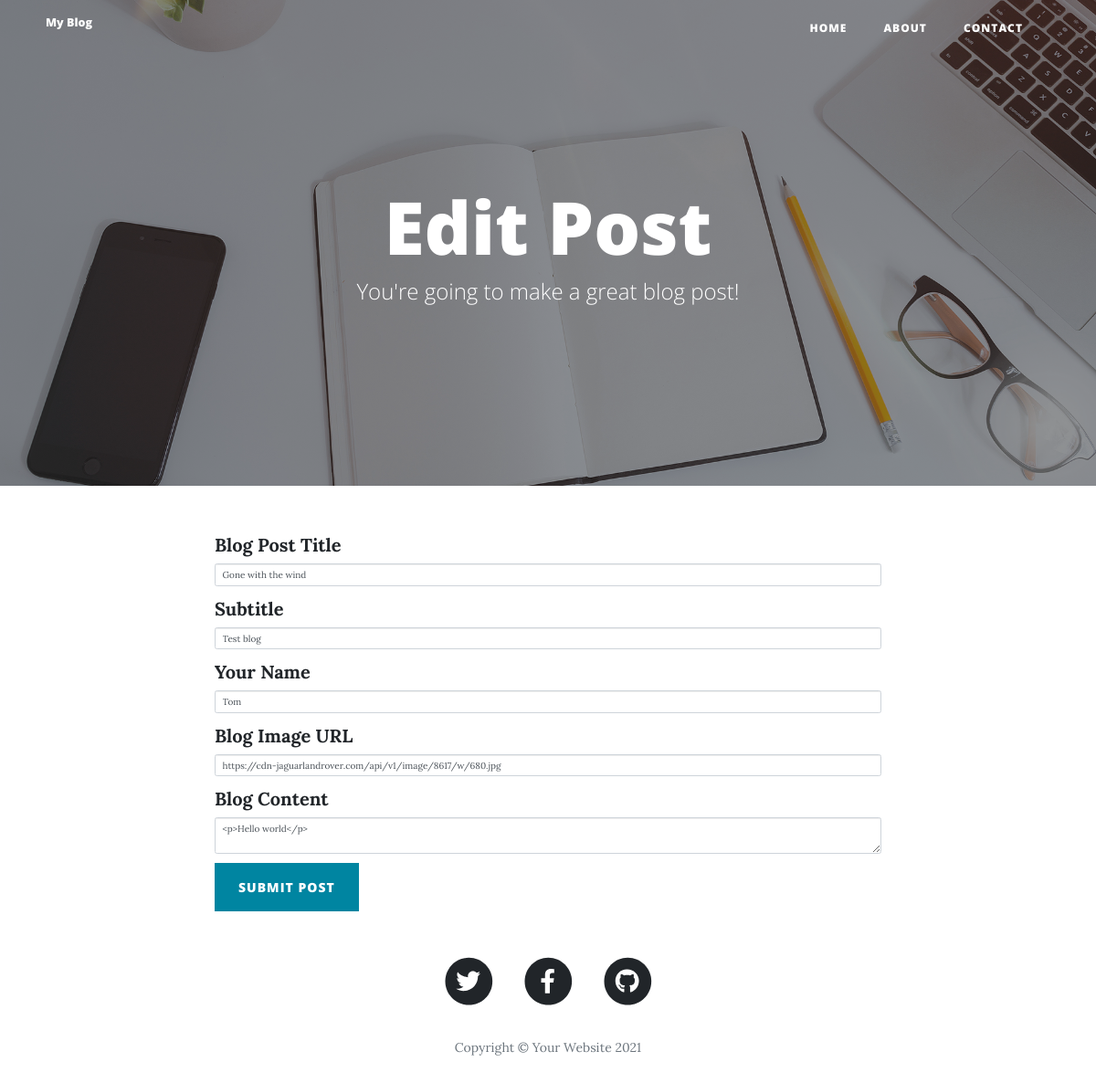
The page /edit-post/5 on the database as committed earlier.
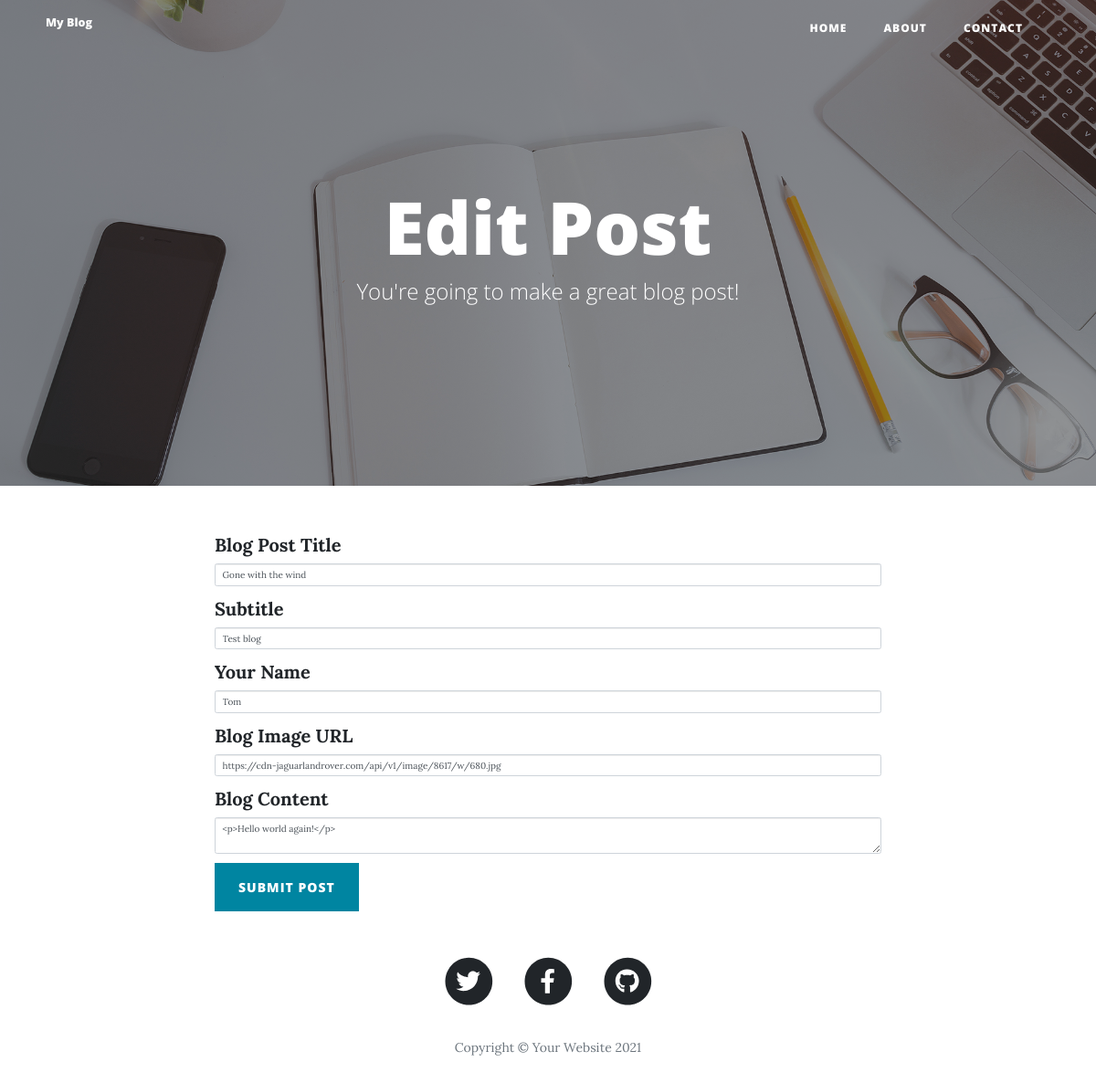
The same page on the database as committed later.
### app.py (models this page shows)
class BlogPost(db.Model):
    id = db.Column(db.Integer, primary_key=True)
    title = db.Column(db.String(250), unique=True, nullable=False)
    subtitle = db.Column(db.String(250), nullable=False)
    date = db.Column(db.String(250), nullable=False)
    body = db.Column(db.Text, nullable=False)
    author = db.Column(db.String(250), nullable=False)
    img_url = db.Column(db.String(250), nullable=False)

### app.py (the view, shortened to what this page needs)
@app.route("/edit-post/<int:post_id>", methods=["GET", "POST"])
def edit_post(post_id):
    post = BlogPost.query.get(post_id)
    edit_form = CreatePostForm(
        title=post.title,
        subtitle=post.subtitle,
        img_url=post.img_url,
        author=post.author,
        body=post.body
    )
    return render_template('create-post.html', form=edit_form, is_edit=True)

### app.py
class CreatePostForm(FlaskForm):
    title = StringField("Blog Post Title", validators=[DataRequired()])
    subtitle = StringField("Subtitle", validators=[DataRequired()])
    author = StringField("Your Name", validators=[DataRequired()])
    img_url = StringField("Blog Image URL", validators=[DataRequired(), URL()])
    body = CKEditorField("Blog Content", validators=[DataRequired()])
    submit = SubmitField("Submit Post")

### templates/create-post.html (shortened to what this page needs)
{% extends 'bootstrap/base.html' %}
{% import "bootstrap/wtf.html" as wtf %}
{% block content %}
{% include "header.html" %}
  <header class="masthead" style="background-image: url('{{ url_for('static', filename='img/home-bg.jpg')}}')">
    <div class="overlay"></div>
    <div class="container">
      <div class="row">
        <div class="col-lg-8 col-md-10 mx-auto">
          <div class="page-heading">
            {% if is_edit %}
            <h1>Edit Post</h1>
            {% else: %}
            <h1>New Post</h1>
            {% endif %}
            <span class="subheading">You're going to make a great blog post!</span>
          </div>
        </div>
      </div>
    </div>
  </header>
  <div class="container">
    <div class="row">
      <div class="col-lg-8 col-md-10 mx-auto">
        {{ wtf.quick_form(form, novalidate=True, button_map={"submit": "primary"}) }}
      </div>
    </div>
  </div>
{% include "footer.html" %}
{% endblock %}

### templates/header.html (shortened to what this page needs)
<!DOCTYPE html>
<html lang="en">
    <head>
        <link href="{{ url_for('static', filename='css/styles.css') }}" rel="stylesheet" />
    </head>
    <body>
        <nav class="navbar navbar-expand-lg navbar-light fixed-top" id="mainNav">
            <div class="container">
                <a class="navbar-brand" href="index.html">My Blog</a>
                <div class="collapse navbar-collapse" id="navbarResponsive">
                    <ul class="navbar-nav ml-auto">
                        <li class="nav-item"><a class="nav-link" href="{{ url_for('home') }}">Home</a></li>
                        <li class="nav-item"><a class="nav-link" href="{{ url_for('about') }}">About</a></li>
                        <li class="nav-item"><a class="nav-link" href="{{ url_for('contact') }}">Contact</a></li>
                    </ul>
                </div>
            </div>
        </nav>

### templates/footer.html (shortened to what this page needs)
        <footer>
            <div class="container">
                <div class="row">
                    <div class="col-lg-8 col-md-10 mx-auto">
                        <ul class="list-inline text-center">
                            <li class="list-inline-item">
                                <a href="#!">
                                    <span class="fa-stack fa-lg">
                                        <i class="fas fa-circle fa-stack-2x"></i>
                                        <i class="fab fa-twitter fa-stack-1x fa-inverse"></i>
                                    </span>
                                </a>
                            </li>
                            <li class="list-inline-item">
                                <a href="#!">
                                    <span class="fa-stack fa-lg">
                                        <i class="fas fa-circle fa-stack-2x"></i>
                                        <i class="fab fa-facebook-f fa-stack-1x fa-inverse"></i>
                                    </span>
                                </a>
                            </li>
                            <li class="list-inline-item">
                                <a href="#!">
                                    <span class="fa-stack fa-lg">
                                        <i class="fas fa-circle fa-stack-2x"></i>
                                        <i class="fab fa-github fa-stack-1x fa-inverse"></i>
                                    </span>
                                </a>
                            </li>
                        </ul>
                        <p class="copyright text-muted">Copyright &copy; Your Website 2021</p>
                    </div>
                </div>
            </div>
        </footer>
    </body>
</html>

Rows that differ between the two databases and show on the page:
changed BlogPost "Gone with the wind": body "<p>Hello world</p>" → "<p>Hello world again!</p>"
